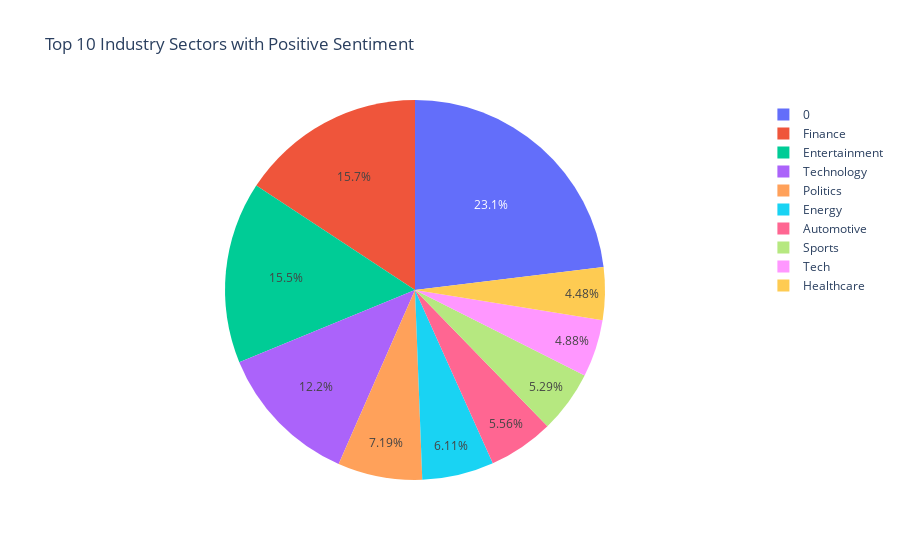

Notebook code for this chart:
### Code cell
import plotly.express as px

# Assuming you already have 'positive_rows' DataFrame
# Extract the top 10 industry sectors with positive sentiment
positive_industries = positive_rows['Industry sector'].value_counts().head(10)

# Create a pie chart using plotly express
fig = px.pie(positive_industries, 
             names=positive_industries.index, 
             values=positive_industries.values, 
             title='Top 10 Industry Sectors with Positive Sentiment')

# Show the plot
fig.show()

### Figure 1 — Plotly figure (JSON) as saved in the notebook; plotly's stock layout.template omitted (floating-point values rounded to 4 significant figures)
{"data": [{"domain": {"x": [0, 1], "y": [0, 1]}, "hovertemplate": "Industry sector=%{label}<br>value=%{value}<extra></extra>", "labels": ["0", "Finance", "Entertainment", "Technology", "Politics", "Energy", "Automotive", "Sports", "Tech", "Healthcare"], "legendgroup": "", "name": "", "showlegend": true, "type": "pie", "values": [170, 116, 114, 90, 53, 45, 41, 39, 36, 33]}], "layout": {"legend": {"tracegroupgap": 0}, "title": {"text": "Top 10 Industry Sectors with Positive Sentiment"}}}
